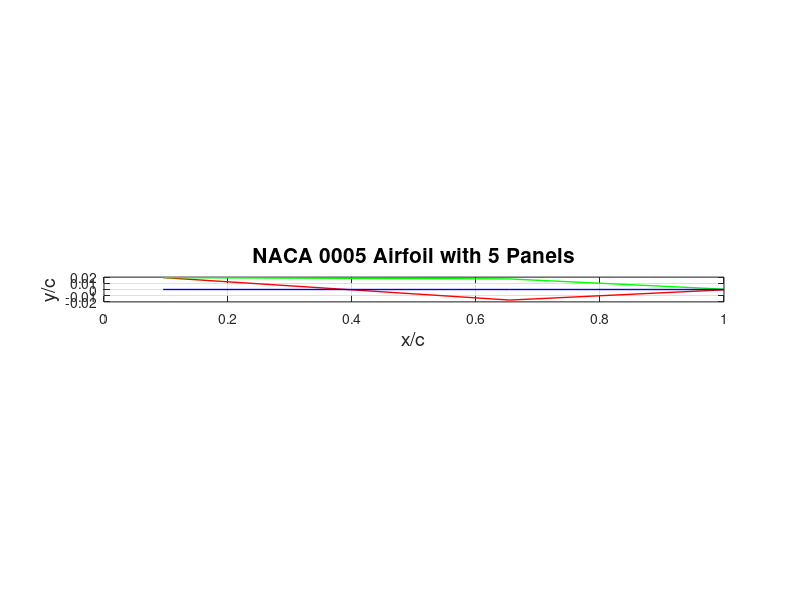
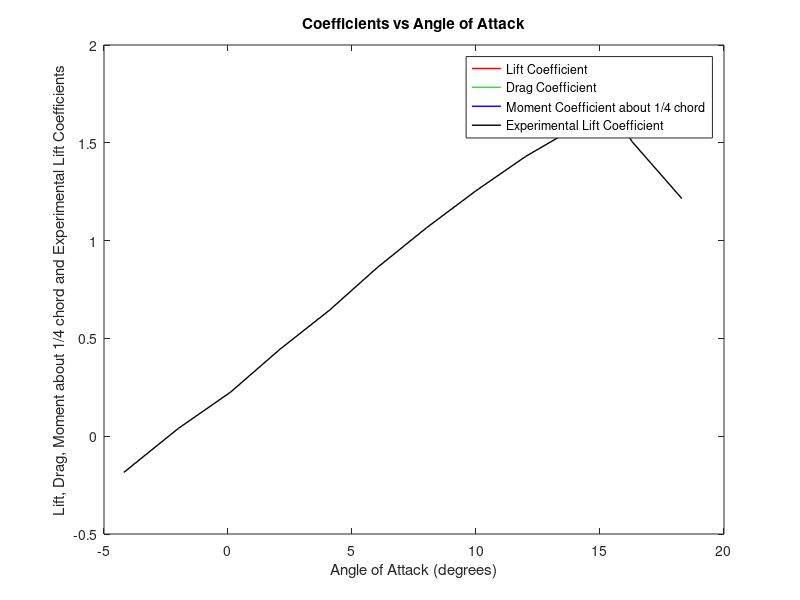

Source code (MATLAB) for these figures, in order: (Note: this script raises an error after producing the figures.)
%==========================================================================
%
% VORTEX PANEL METHOD CODE FOR MAE 424: AERODYNAMICS
%
% 2nd-order panel method, i.e. uses panels with linearly-varying strength.
% First part of code creates (x,y) coordinates for NACA 4-digit airfoils.
% Second part calculates the lift coefficient, etc.
% An overall 'for' loop over k produces variations with angle of attack.
%
% Originally created for MATLAB under the supervision of Dr. Cyrus Madnia
% Revised in April 2015 and 2017 by Dr. Matthew Ringuette
% 
% Based on the panel method code published in:
% Kuethe & Chow "Foundations of Aerodynamics: Bases of
% Aerodynamic Design" 1998, John Wiley & Sons
% 
% That code based on: Stevens, W. A., Goradia, S. H., & Braden, J. A.,
% "Mathematical Model for Two-Dimensional Multi-Component Airfoils in
% Viscous Flow," NASA CR-1843, 1971.
%
% The airfoil geometry information is based on both Kuethe & Chow and:
% Ladson, C. L., Brooks, Jr., C. W., & Hill, A. S., "Computer Program to
% Obtain Ordinates for NACA Airfoils," NASA TM 4741, 1996.
%                                                               
%==========================================================================

%close all
clear all
clc

disp('Running MAE 424 vortex panel method code.');
disp(' ');

%==========================================================================
% Part I: user input (airfoil geometry, # panels, min/max angles of attack)
%==========================================================================

%Npfig = figure(3);
NACAfig = figure(5);
%alphafig = figure(8);
    
pmxx = input('Enter desired NACA 4-digit designation, e.g. 0012: ');
disp(' ');
Np = input('Enter number of vortex panels (even integer, ideally 40-100): ');
disp(' ');
alpha_min = input('Enter the minimum angle of attack to test (in degrees): ');
disp(' ');
alpha_max = input('Enter the maximum angle of attack to test (in degrees): ');
disp(' ');
kmax = input('Enter the max number of angles to test over this range (integer): ');
disp(' ');

%==========================================================================
% Part II: creation of NACA 4-digit airfoil panel geometry
%
% Calculates the coordinates of the airfoil panel boundary points
% (xfoil,yfoil), and coordinates of the mean camber line points (xc,yc)
%==========================================================================

disp('Creating (x,y) coordinates of airfoil boundary points, camber line...');
disp(' ');

% Initialize vectors used
%~~~~~~~~~~~~~~~~~~~~~~~~

xc(1:Np+1) = 0; % Original boundary-point x/c values
yt(1:Np+1) = 0; % Thickness y/c values
yc(1:Np+1) = 0; % Camber y/c values
xfoil(1:Np+1) = 0; % Final boundary-point x/c values 
yfoil(1:Np+1) = 0; % Final boundary-point y/c values

% Isolate key parameters of the user-specified airfoil geometry
% ~~~~~~~~~~~~~~~~~~~~~~~~~~~~~~~~~~~~~~~~~~~~~~~~~~~~~~~~~~~~~
    
pm = floor(pmxx/100);
xx = pmxx-pm*100; % Thickness in percent chord
p = floor(pm/10); % Camber in percent chord
m = pm-p*10; % Location of max camber in chord lengths*10

% Code portion below ending with "name" is used for plot title below. The
% "if" statements handle all possible 4-digit cases, since "int2str" (and
% "num2str" if used) has problems with converting leading zeros.
if p == 0
    pstring = '0';
else
    pstring = int2str(p);
end
if m == 0
    mstring = '0';
else
    mstring = int2str(m);
end
if xx == 0
    xxstring = '00';
elseif xx < 10
    xxstring = (['0',int2str(xx)]);
else
    xxstring = int2str(xx);
end
name = ([pstring,mstring,xxstring]);

xx = xx/100; % Rescale thickness to be in chord lengths
p = p/100; % Rescale max camber to be in chord lengths
m = m/10; % Rescale max camber location to be in chord lengths

% Compute the aifoil thickness distribution
% ~~~~~~~~~~~~~~~~~~~~~~~~~~~~~~~~~~~~~~~~~

% ***NOTE: ALL DISTANCES IN THIS CODE ARE DIMENSIONLESS, NONDIMENSIONALIZED
% BY THE CHORD LENGTH, I.E. IN TERMS OF CHORD LENGTHS

% Next, find the x/c boundary-point locations for a zero-camber airfoil
% using the "circle" method, which ultimately clusters points near the
% leading (x/c=0) and trailing (x/c=1) edges. The boundary-point numbering
% should start at the TE then go clockwise around the airfoil and back to
% the TE.  So, x/c(1) = 1, xc(Np/2+1) = 0, xc(Np+1) = 1. For each circle
% boundary point at an angle beta, use trig to find the intersection with
% the x-axis, which we call xc.
for i = (Np+1):-1:1
    beta = (2*pi)/Np*(i-1); % In radians; (2*pi)/Np produces equal interval
                            % angles around the circle
    xc(i) = 0.5*(1+cos(beta)); % The center of the circle is at x/c = 0.5,
                               % so need to add 0.5 to x/c values
end

% Calculate the y/c values of the thickness distribution versus x/c
% First, find the polynomial coefficients for the thickness distribution
% from the NASA report
acoef = xx/0.20*[0.2969 -0.1260 -0.3516 0.2843 -0.1015];

for i = 1:(Np+1)
    if i <= (Np/2) % Points from the TE to 1 point from the LE (lower
                   % boundary)
        flip = -1;
    else % Points from the LE to the TE (upper boundary)
        flip = 1;
    end
    yt(i) = flip*(acoef(1)*sqrt(xc(i))+acoef(2)*xc(i)+...
        acoef(3)*(xc(i))^2+acoef(4)*(xc(i))^3+acoef(5)*(xc(i))^4);
end

% Wrap thickness around camber line, get final airfoil boundary points
% ~~~~~~~~~~~~~~~~~~~~~~~~~~~~~~~~~~~~~~~~~~~~~~~~~~~~~~~~~~~~~~~~~~~~

% First compute some factors needed for the camber line
if p~=0 % If nonzero camber
  fact1 = p/m^2; fact2 = 2*m; fact3 = p/(1-m)^2;
else % If zero camber
  fact1 = 0; fact2 = 0; fact3 = 0; % fact2 can be any value, just needs one
end

% Next, in one "for" loop, calculate the y/c values of the camber line
% versus x/c, and also calculate the final airfoil boundary points by
% "wrapping" the thickness envelope around the camber line, one point at a
% time, i.e. for each x/c--this requires a geometric transformation, given
% in the NASA report.  Note: the camber line coordinates define two of the
% same camber line: from TE to LE, and LE to TE, for convenience of use in
% determining xfoil and yfoil in the "for" loop.
for i=1:(Np+1)
    
   if xc(i)<m % Forward of the maximum camber point
     yc(i) = fact1*(fact2*xc(i)-(xc(i))^2); % y/c location of camber line
     tan_delta  = fact1*(fact2-2*xc(i)); % Local slope of camber line
     
   else % At or aft of the maximum camber point
     yc(i) = fact3*(1-fact2+xc(i)*fact2-(xc(i))^2); % y/c location of
                                                    % camber line
     tan_delta  = fact3*(fact2-2*xc(i)); % Local slope of camber line

   end
   
   cos_delta = 1/sqrt(1+tan_delta^2); % Standard trig relation
   sin_delta = tan_delta*cos_delta;
   
   % Lastly, compute the new x/c and y/c coordinates for the arfoil panels
   xfoil(i) = xc(i)-yt(i)*sin_delta;
   yfoil(i) = yc(i)+yt(i)*cos_delta;
   
end

% Plot airfoil panel geometry (via the boundary points) to check the result
% ~~~~~~~~~~~~~~~~~~~~~~~~~~~~~~~~~~~~~~~~~~~~~~~~~~~~~~~~~~~~~~~~~~~~~~~~~

figure(1)
% Lower airfoil boundary
plot(xfoil(1:(Np/2+1)),yfoil(1:(Np/2+1)),'r','LineWidth',1);
hold on
% Upper airfoil boundary
plot(xfoil((Np/2+1):(Np+1)),yfoil((Np/2+1):(Np+1)),'g','LineWidth',1);
% Camber line, just the single curve from LE to TE
plot(xc(Np/2+1:Np+1),yc(Np/2+1:Np+1),'b','LineWidth',1);

title(['NACA ',name,' Airfoil with ',int2str(Np),' Panels'],'FontSize',15);
xlabel('x/c','FontSize',14);
ylabel('y/c','FontSize',14);
xlim([0 1]);
daspect([1 1 1]); % Make sure x- and y-axes have same scale factor
grid on;
box on;

%==========================================================================
% Part III: calculations using vortex panel method
%
%    Calculates:  gamma - array of circulation densities;
%                 xcen  - ordinates of panel centers;
%                 cp    - pressure coefficient;
%                 clift - lift coefficient;
%                 cdrag - drag coefficient (aerodynamic);
%                 ista - starting panel i index;
%                 iend - ending panel i index;
%                 xcp - center of pressure;
%                 cmle - moment coeff. about leading edge;
%                 cmqc - moment coeff. about 1/4 chord.
%
%    All notations follow Kuethe & Chow (1998)
%==========================================================================

disp('Running vortex panel method...');
disp(' ');


Np1 = Np+1;

alpha_min = alpha_min*pi/180;
alpha_max = alpha_max*pi/180;
alpha = linspace(alpha_min,alpha_max,kmax)'; % Angle of attack vector
alpha_deg = alpha*180/pi;

% Initialize column vectors of calculated quantities, fill with 0's
clift = zeros(kmax,1);
cdrag = zeros(kmax,1);
xcp = zeros(kmax,1);
cmle = zeros(kmax,1);
cmqc = zeros(kmax,1);

for k = 1:kmax % Overall 'for' loop for varying angle of attack

%
%  Compute geometrical characteristics
%
for i=1:Np,
	ip1 = i+1;
        x(i) = 0.5*(xfoil(i)+xfoil(ip1));
        y(i) = 0.5*(yfoil(i)+yfoil(ip1));
        s(i) = sqrt((xfoil(i)-xfoil(ip1))^2+...
                    (yfoil(i)-yfoil(ip1))^2);
        theta(i) = atan2((yfoil(ip1)-yfoil(i)),...
                         (xfoil(ip1)-xfoil(i)));
        sine(i) = sin(theta(i)); cosine(i) = cos(theta(i));
        rhs(i) = sin(theta(i)-alpha(k));
end
%
%  Assemble the system matrix
%
for i=1:Np, for j=1:Np
   if (i==j)
     cn1(i,j)=-1;cn2(i,j)=1;ct1(i,j)=0.5*pi;ct2(i,j)=0.5*pi;
   else
     A =-(x(i)-xfoil(j))*cosine(j)-(y(i)-yfoil(j))*sine(j);
     B = (x(i)-xfoil(j))^2+(y(i)-yfoil(j))^2;
     C = sin(theta(i)-theta(j));
     D = cos(theta(i)-theta(j));
     E = (x(i)-xfoil(j))*sine(j)-(y(i)-yfoil(j))*cosine(j);
     F = log(1+s(j)*(s(j)+2*A)/B);
     G = atan2(E*s(j),B+A*s(j));
     P = (x(i)-xfoil(j))*sin(theta(i)-2*theta(j))+...
         (y(i)-yfoil(j))*cos(theta(i)-2*theta(j));
     Q = (x(i)-xfoil(j))*cos(theta(i)-2*theta(j))-...
         (y(i)-yfoil(j))*sin(theta(i)-2*theta(j));
     cn2(i,j) = D+0.5*Q*F/s(j)-(A*C+D*E)*G/s(j);
     cn1(i,j) = 0.5*D*F+C*G-cn2(i,j);
     ct2(i,j) = C+0.5*P*F/s(j)+(A*D-C*E)*G/s(j);
     ct1(i,j) = 0.5*C*F-D*G-ct2(i,j);
   end
end, end
%
%
%
for i=1:Np
   An(i,1)   = cn1(i,1); An(i,Np1) = cn2(i,Np);
   At(i,1)   = ct1(i,1); At(i,Np1) = ct2(i,Np);
   for j=2:Np
      An(i,j)=cn1(i,j)+cn2(i,j-1); At(i,j)=ct1(i,j)+ct2(i,j-1);
   end
end
An(Np1,1) = 1; An(Np1,Np1) = 1;
for j=2:Np, An(Np1,j) = 0; end
rhs(Np1) = 0; 
%
%  Solve for vortex panel strengths
%
gamma = An\rhs';
%
xcen = x;
i=1; while xcen(i+1)>0.99, i=i+1; end
ista = i;
i=Np; while xcen(i-1)>0.99, i=i-1; end
iend = i;
%
%  Compute Cp, Clift, and Cdrag
%
cx = 0; cy = 0; cmle(k) = 0; cmqc(k) = 0;
for i=ista:iend
   v(i) = cos(theta(i)-alpha(k));
   for j=1:Np1
      v(i) = v(i)+At(i,j)*gamma(j);
   end
   cp(i) = 1-v(i)^2;
   cx = cx+cp(i)*s(i)*sine(i);
   cy = cy-cp(i)*s(i)*cosine(i);
   cmle(k) = cmle(k)+cp(i)*s(i)*cosine(i)*xcen(i);
   cmqc(k) = cmqc(k)+cp(i)*s(i)*cosine(i)*(xcen(i)-0.25);
end
clift(k) = cy*cos(alpha(k))-cx*sin(alpha(k));
cdrag(k) = cy*sin(alpha(k))+cx*cos(alpha(k));
xcp(k) = -cmle(k)/clift(k);

end % for k = 1:kmax

% NACA 2412 experimental data at Re = 3.1 million, from Abbott, I. H. and
% Von Doenhoff, A. E., "Theory of Wing Sections," Dover, 1959
clift_exp = [-0.185 0.04 0.225 0.445 0.645 0.86 1.065 1.255 1.43 1.585 1.59 1.545 1.505 1.215]';
alpha_exp = [-4.2 -2.0 0.1 2.1 4.1 6.0 8.0 10.0 12.0 14.1 15.1 16.1 16.3 18.3]';

% ***Basic*** plot of lift coefficient vs. angle of attack
% Question 1
figure(2)
plot(alpha_deg,clift,'r','Linewidth',1);
hold on;
plot(alpha_deg,cdrag,'g','Linewidth',1);
plot(alpha_deg,cmqc,'b','Linewidth',1);
plot(alpha_exp,clift_exp,'k','Linewidth',1);
title('Coefficients vs Angle of Attack');
xlabel('Angle of Attack (degrees)');
ylabel('Lift, Drag, Moment about 1/4 chord and Experimental Lift Coefficients');
legend('Lift Coefficient','Drag Coefficient','Moment Coefficient about 1/4 chord','Experimental Lift Coefficient');
% % Question 1 part f
figure(Npfig)
plot(alpha_deg,clift,'b','Linewidth',1);
title('Coefficient of Lift vs Angle of Attack for Varying Number of Panels');
xlabel('Angle of Attack (degrees)');
ylabel('Lift Coefficient');
legend('6 panels','26 panels','100 panels');
%Question 2 Part A
figure(NACAfig);
title('Coefficients of Lift and Moment about 1/4 Chord vs Angle of Attack');
xlabel('Angle of Attack (degrees)');
ylabel('Coefficients of Lift and Moment about 1/4 Chord');
legend('Coefficient of Lift for NACA 2912','Coefficient of Moment for NACA 2912','Coefficient of Lift for NACA 2612','Coefficient of Moment for NACA 2612','Coefficient of Lift for NACA 2412','Coefficient of Moment for NACA 2412')
plot(alpha_deg,clift,'r','Linewidth',1);
hold on;
plot(alpha_deg,cmqc,'b','Linewidth',1);
%Question 2 Part B
figure(NACAfig);
title('Coefficients of Lift and Moment about 1/4 Chord vs Angle of Attack');
xlabel('Angle of Attack (degrees)');
ylabel('Coefficients of Lift and Moment about 1/4 Chord');
legend('Coefficient of Lift for NACA 2424','Coefficient of Moment for NACA 2424','Coefficient of Lift for NACA 2418','Coefficient of Moment for NACA 2418','Coefficient of Lift for NACA 2412','Coefficient of Moment for NACA 2412')
plot(alpha_deg,clift,'r','Linewidth',1);
hold on;
plot(alpha_deg,cmqc,'b','Linewidth',1);
% Question 3 part a
figure(6);
plot(alpha_deg,clift,'r','Linewidth',1);
xlabel('Angle of Attack (degrees)');
ylabel('Coefficient of Lift');
title('Coefficient of Lift vs Angle of Attack');
% Question 3 part b
figure(7);
plot(alpha_deg,xcp,'m','Linewidth',1);
xlabel('Angle of Attack (degrees)');
ylabel('Center of Pressure');
title('Center of Pressure vs Angle of Attack');
%Question 3 part c
figure(alphafig);
plot(xcen(ista:iend),cp(ista:iend),'b','Linewidth',1);
xlabel('x-locations of the panel centers');
ylabel('Pressure Coefficient');
title('Pressure Coefficient vs x-locations of Panel Centers');
legend('Alpha = -2 degrees','Alpha = 5 degrees');
